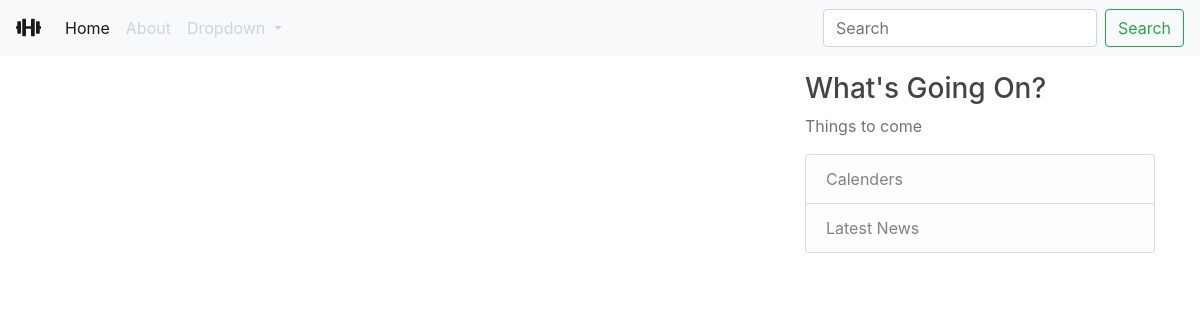
The app's page /, older data.
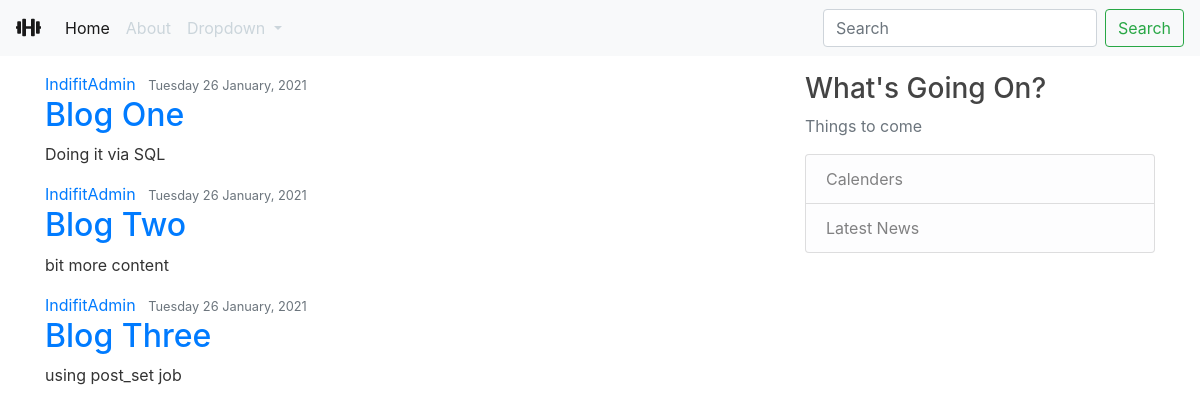
The same page, newer data.
### fitness_programs/models.py (models this page shows, shortened)
class Post(models.Model):
    title = models.CharField(max_length=100)
    content = models.TextField(max_length=300)
    created_date = models.DateTimeField(auto_now_add=True)
    date_posted = models.DateTimeField(default=timezone.now)  # pass in func as default so no need for ()
    author = models.ForeignKey(User, on_delete=models.CASCADE)  #args if user is deleted, then we delete

### fitness_programs/views.py (the view)
# urls.py: path('', views.home, name='fitness-programs'),
def home(request):
    contexts = {
        'posts' : Post.objects.all()  # query our DB posts just like shell (instead of dummy) - dict keys should be same as db fields
    }
    return render(request, 'fitness_programs/home.html', contexts)  # 3 arg here is context to pas info into template

### fitness_programs/templates/fitness_programs/home.html
{% extends 'base.html' %}
    {% block content %}
        {% for post in posts%}
        <article class="media content-section">
            <div class="media-body">
                <div class="article-metadata">
                <a class="mr-2" href="#">{{ post.author }}</a>
                <small class="text-muted">{{ post.date_posted|date:"l d F, Y" }}</small>
                </div>
                <h2><a class="article-title" href="#">{{ post.title }}</a></h2>
                <p class="article-content">{{ post.content }}</p>
            </div>
            </article>
        {% endfor %}
    {% endblock %}

### templates/base.html (shortened to what this page needs)
{% load static %}
<!DOCTYPE html>
<html lang="en">
<head>
    <link rel="stylesheet" href="https://cdn.jsdelivr.net/npm/bootstrap@4.6.0/dist/css/bootstrap.min.css">
    <link rel="stylesheet" href="https://cdnjs.cloudflare.com/ajax/libs/font-awesome/5.11.2/css/all.min.css">
     <link rel="stylesheet" type="text/css" href="{% static 'css/main.css' %}">
</head>
<body>
    <header class="site-header">
      <nav class="navbar navbar-expand-lg navbar-light bg-light">
        <a class="navbar-brand" href="#"><i class="fas fa-dumbbell"></i></a>
        <div class="collapse navbar-collapse" id="navbarSupportedContent">
          <ul class="navbar-nav mr-auto">
            <li class="nav-item active">
              <a class="nav-link" href="{% url 'fitness-programs' %}">Home <span class="sr-only">(current)</span></a>
            </li>
            <li class="nav-item">
              <a class="nav-link" href="{% url 'fitness-about' %}">About</a>
            </li>
            <li class="nav-item dropdown">
              <a class="nav-link dropdown-toggle" href="#" id="navbarDropdown" role="button" data-toggle="dropdown" aria-haspopup="true" aria-expanded="false">
                Dropdown
              </a>
            </li>
          </ul>
          <form class="form-inline my-2 my-lg-0">
            <input class="form-control mr-sm-2" type="search" placeholder="Search" aria-label="Search">
            <button class="btn btn-outline-success my-2 my-sm-0" type="submit">Search</button>
          </form>
        </div>
      </nav>
    </header>
    <main role="main" class="main container">
        <div class="row">
            <div class="col-md-8">
                {% block content %}
                {% endblock %}
            </div>
            <div class="col-md-4">
                <div class="content-section">
                    <h3>What's Going On?</h3>
                    <p class='text-muted'>Things to come
                        <ul class="list-group">
                            <li class="list-group-item list-group-item-light">Calenders</li>
                            <li class="list-group-item list-group-item-light">Latest News</li>
                        </ul>
                    </p>
                </div>
            </div>
        </div>
    </main>
</body>
</html>

### static/css/main.css (style rules this page uses)
body { background: #ffffff; color: #333333; }
h1, h2, h3, h4, h5, h6 { color: #444444; }
.site-header .navbar-nav .nav-link { color: #cbd5db; }
.main { margin-top: 1rem; }

Row changes from the older to the newer data that the page shows:
added Post: author "IndifitAdmin", date_posted "Tuesday 26 January, 2021", title "Blog One", content "Doing it via SQL"
added Post: author "IndifitAdmin", date_posted "Tuesday 26 January, 2021", title "Blog Two", content "bit more content"
added Post: author "IndifitAdmin", date_posted "Tuesday 26 January, 2021", title "Blog Three", content "using post_set job"
